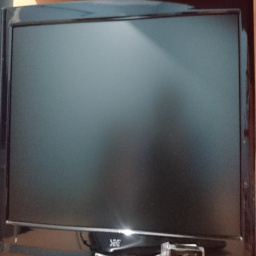
#> input picture Nhập môn thị giác máy tính/Thuc-hanh/Lab-01/test/black/DSC_1814.JPG, 256 x 256 px, given as the content of the folder train, which was not available
$ python bai_tham_khao.py
#> lines starting #> are read from the running program, lines starting #| are printed output that depends on the picture; pictures that were not available may be replaced by others from this repository, and a replacement may not be noted
#MSSV : 22520069
#Ho va ten : Pham Nguyen Anh

import numpy as np
import cv2
import os
import sys
from scipy.stats import skew, kurtosis
from scipy.spatial import distance
from sklearn.neighbors import KNeighborsClassifier
from sklearn.metrics import confusion_matrix
from sklearn.cluster import KMeans
from sklearn import metrics
from tqdm import tqdm
from sklearn.preprocessing import normalize

BIN_SIZE = 16
TEST_PATH = 'test'
TRAIN_PATH = 'train'

def read_image(image_path):
    image = cv2.imread(image_path, cv2.IMREAD_COLOR)
    image = cv2.cvtColor(image, cv2.COLOR_BGR2LUV)
    return image

def normalize_vector(feature):
    norm = np.linalg.norm(feature)
    if norm == 0:
        return feature
    return feature / norm

def normalized_color_histogram(image):
    row, column, channel = image.shape[:3]
    size = row * column

    feature = []
    for k in range(channel):
        histogram = cv2.calcHist([image], [k], None, [BIN_SIZE], [0, 256])
        histogram = histogram / size
        feature.extend(histogram.flatten())
    return feature

def moment(channel):
    feature = []
    feature.append(np.mean(channel))
    feature.append(np.std(channel))
    feature.append(skew(channel))
    feature.append(kurtosis(channel))
    return feature


def color_moment(image):
    row, column, channel = image.shape[:3]

    channel_list = []
    for i in range(channel):
        channel_list.append([])

    for i in range(row):
        for j in range(column):
            for k in range(channel):
                channel_list[k].append(image[i][j][k])

    feature = []
    for i in range(channel):
        feature.extend(moment(channel_list[i]))

    return feature

def normalize_moment_feature(data, str_point, number_of_channel):
    # 4 : number of color moment feature
    end_point = str_point + number_of_channel * 4

    number_of_data = len(data)
    for i in range(str_point, end_point):
        min_val = sys.maxsize
        max_val = 0
        for j in range(number_of_data):
            if data[j][i] < min_val:
                min_val = data[j][i]
            if data[j][i] > max_val:
                max_val = data[j][i]

        # min - max normalization
        for j in range(number_of_data):
            data[j][i] = (data[j][i] - min_val) / (max_val - min_val)

def cdc(image):
    # Lấy vùng trung tâm của ảnh
    center = image[image.shape[0]//4:3*image.shape[0]//4, image.shape[1]//4:3*image.shape[1]//4]
    return np.mean(center, axis=(0, 1))

def ccv(image, t=50):
    row, col, ch = image.shape
    ccv_feature = []
    for i in range(ch):
        channel = image[:, :, i]
        hist, _ = np.histogram(channel, bins=256, range=(0, 256))
        coherent = np.sum(hist[hist >= t])
        incoherent = np.sum(hist[hist < t])
        ccv_feature.append(coherent)
        ccv_feature.append(incoherent)
    return ccv_feature


# [26 lines of commented-out code are left out]

def euclidean_distance(x, y):
    return distance.euclidean(x, y)

def correlation_distance(x, y):
    return 1 - np.corrcoef(x, y)[0, 1]

def intersection_distance(x, y):
    return 1 - np.sum(np.minimum(x, y))

def bhattacharyya_distance(x, y):
    x = x / np.sum(x) if np.sum(x) > 0 else x
    y = y / np.sum(y) if np.sum(y) > 0 else y
    return -np.log(np.sum(np.sqrt(x * y)) + 1e-10)

def chi_square_distance(x, y):
    return np.sum((x - y) ** 2 / (x + y + 1e-10))

if __name__ == '__main__':
    distance_metrics = {
        'chi-square': chi_square_distance,
        'euclidean': euclidean_distance,
        'correlation': correlation_distance,
        'intersection': intersection_distance,
        'bhattacharyya': bhattacharyya_distance
    }

    number_of_train_image_count = 0
    color_list = os.listdir(TRAIN_PATH)
    for index, color_name in enumerate(color_list):
        path = os.path.join(TRAIN_PATH, color_name)
        image_list = os.listdir(os.path.join(path))
        for image_name in image_list:
            number_of_train_image_count += 1

    # find number of test images
    number_of_test_image_count = 0
    color_list = os.listdir(TEST_PATH)
    for index, color_name in enumerate(color_list):
        path = os.path.join(TEST_PATH, color_name)
        image_list = os.listdir(os.path.join(path))
        for image_name in image_list:
            number_of_test_image_count += 1

    print('<----------TRAIN START ---------->')
    train_data = []
    train_labels = []

    color_list = os.listdir(TRAIN_PATH)
    with tqdm(total=number_of_train_image_count) as pbar:
        for index, color_name in enumerate(color_list):
            path = os.path.join(TRAIN_PATH, color_name)
            image_list = os.listdir(os.path.join(path))
            for image_name in image_list:
                image = read_image(os.path.join(path, image_name))
#> in read_image, image is the input picture: shape (256, 256, 3); mean B, G, R 94.5, 91.3, 85.8
#> in read_image, `image = cv2.cvtColor(image, cv2.COLOR_BGR2LUV)`: image: shape (256, 256, 3); mean of channels 0, 1, 2 96.3, 94.4, 133.2

                histogram_features = normalized_color_histogram(image)
#> the loop in normalized_color_histogram, `for k in range(channel):` made 3 passes
#> histogram on passes 2 to 3: [0, 0, 0, 0, 0, 38790, 26157, 585, 4, 0, 0, 0, 0, 0, 0, 0], [0, 0, 0, 0, 0, 0, 0, 2895, 59959, 2428, 254, 0, 0, 0, 0, 0]
#> after the loop in normalized_color_histogram, `for k in range(channel):`: feature = 48 values, max 0.915 at index 40, min 0 at index 16, mean 0.0625
#> histogram_features has the same summary as feature in normalized_color_histogram
                moment_features = color_moment(image)
#> moment_features = [96.33, 39.6, 0.166, -0.311, 94.36, 5.95, 1.1, 1.39, 133.2, 5.3, 1.6, 5.25]
                cdc_features = normalize_vector(cdc(image))
#> in cdc, `center = image[image.shape[0]//4:3*image.shape[0]//4, image.shape[1]//..`: center: shape (128, 128, 3); mean of channels 0, 1, 2 105.1, 91.8, 131.5
#> in normalize_vector, `norm = np.linalg.norm(feature)`: norm = 191.8
#> cdc_features = [0.548, 0.479, 0.686]
                ccv_features = normalize_vector(ccv(image))
#> the loop in ccv, `for i in range(ch):` made 3 passes
#> (coherent, incoherent) on passes 1 to 3: (64838, 698), (65250, 286), (65080, 456)
#> pass 1, in ccv, `channel = image[:, :, i]`:
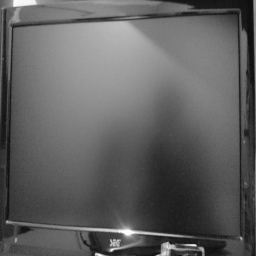
#> channel: shape (256, 256); min 12, max 255, mean 96.3
#> pass 2, in ccv, `channel = image[:, :, i]`:
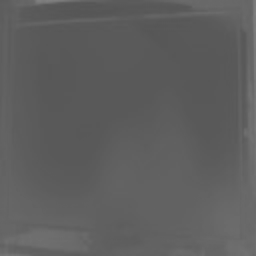
#> channel: shape (256, 256); min 85, max 128, mean 94.4
#> pass 3, in ccv, `channel = image[:, :, i]`:
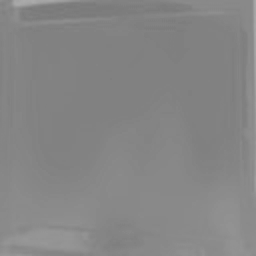
#> channel: shape (256, 256); min 121, max 171, mean 133.2
#> after the loop in ccv, `for i in range(ch):`: ccv_feature = [64838, 698, 65250, 286, 65080, 456]
#> ccv_features = [0.575, 0.00619, 0.579, 0.00254, 0.578, 0.00405]
                feature = np.concatenate([histogram_features, moment_features, cdc_features, ccv_features])
#> feature = 69 values, max 133.2 at index 56, min -0.311 at index 51, mean 5.66

                train_data.append(feature)
                train_labels.append(index)
                # pbar.update(1)
                # print(' ', color_name, image_name)

    train_data = np.nan_to_num(train_data, nan=0.0)

    normalize_moment_feature(train_data, BIN_SIZE * image.shape[2], image.shape[2])
#> in normalize_moment_feature, `number_of_data = len(data)`: number_of_data = 1


    print('<----------TEST START ---------->')

    for k in [1, 5]:
        for metric_name, metric_func in distance_metrics.items():
            model = KNeighborsClassifier(n_neighbors=k, metric=metric_func)
#> (the run stopped early here; a loop or call above may not have finished)
